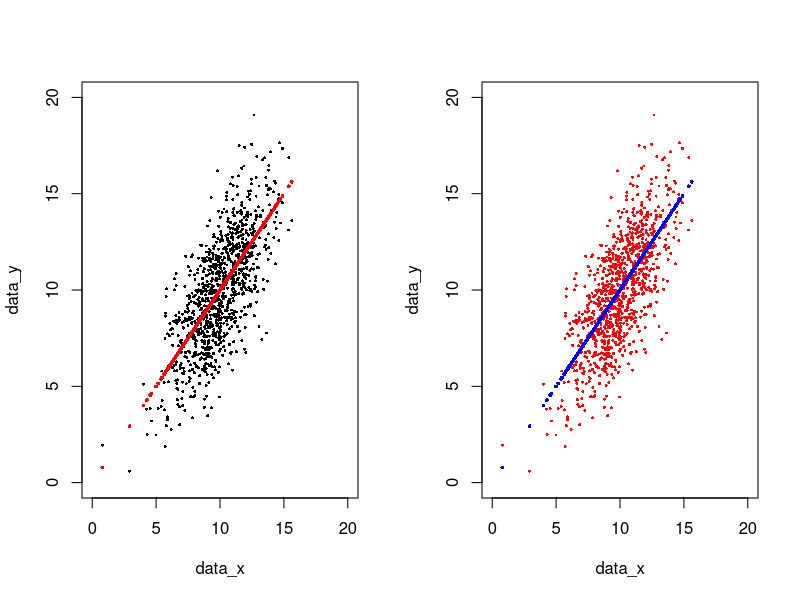

Generate this figure with R:
### file that used to test my GitHub account
###	2018.02.24

# generate artificial data for galaxy plot
data_x <- sort(c(rnorm(n = 1000, mean = 10, sd = 2)))
data_y <- sapply(data_x, function(x){x+rnorm(1, mean=0, sd=2)})

# two plots on one page
par(mfrow=c(1,2))

# plot 1
plot(data_x, data_y, pch=16, cex=0.4, ylim=c(0,20), xlim=c(0,20))
points(data_x, data_x, pch=16, cex=0.5, col="red")

#plot 2
# plot(data_x, c(1:1000), pch=16, cex=0.4)

# plot 3
plot(data_x, data_y, pch=16, cex=0.4, ylim=c(0,20), xlim=c(0,20), col="red")
points(data_x, data_x, pch=16, cex=0.5, col="blue")

# enjoy
